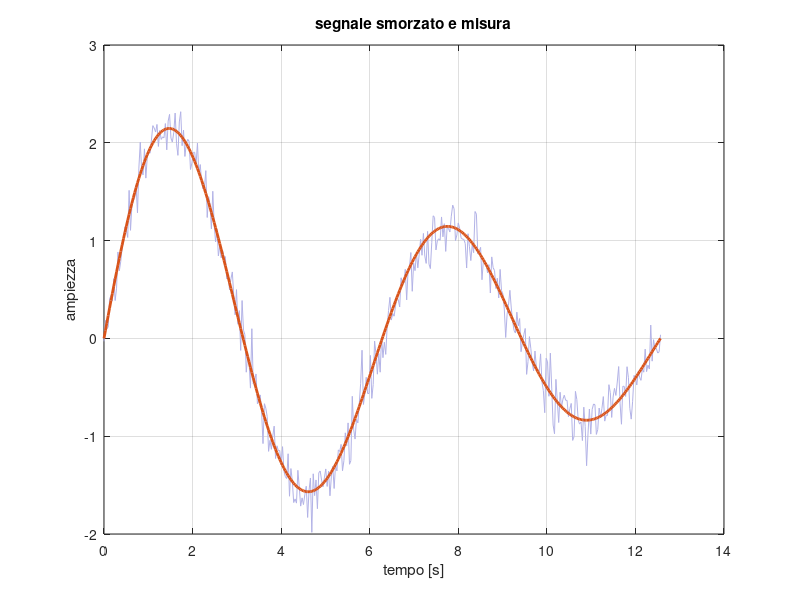

Write the MATLAB code that produced this figure.
%% caricamento
% Ogni blocco che comincia con %% è una cella: Ctrl+Shift+X ne manda una
% alla sessione già aperta, senza far ripartire tutto da capo.
t = linspace(0, 4*pi, 400);
ampiezza = 2.5;

%% segnale
segnale = ampiezza * sin(t) .* exp(-t/10);
rumore  = 0.15 * randn(size(t));
misura  = segnale + rumore;

%% grafico
figure(1);
plot(t, misura, 'Color', [0.7 0.7 0.9]);
hold on;
plot(t, segnale, 'LineWidth', 2);
hold off;
grid on;
xlabel('tempo [s]');
ylabel('ampiezza');
title('segnale smorzato e misura');
